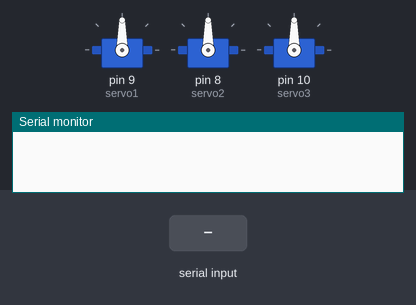
A sketch run on a simulated Arduino Uno, built with avr-gcc and run on an emulated ATmega328P. Shown: 3 × servo, the last lines printed to the serial monitor. The inputs (shaded band) are chosen by the test bench.

Above: at 1.2 s.
1.3 s: "1" received over Serial
At 1.8 s:
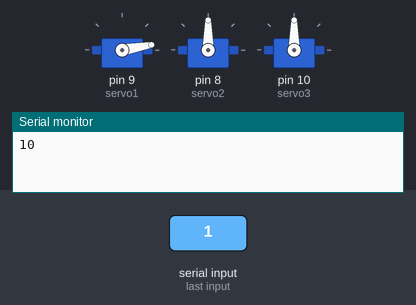
2.8 s: "w" received over Serial
At 4.0 s:
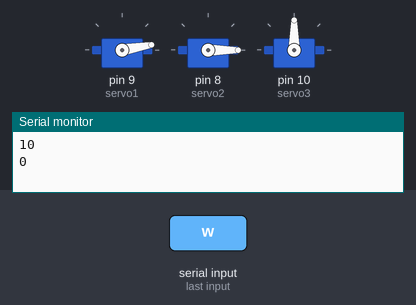
4.3 s: "a" received over Serial
At 5.3 s:
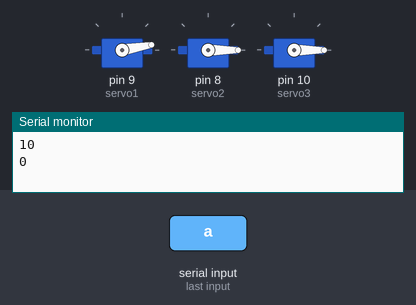
5.8 s: "1" received over Serial
At 6.5 s:
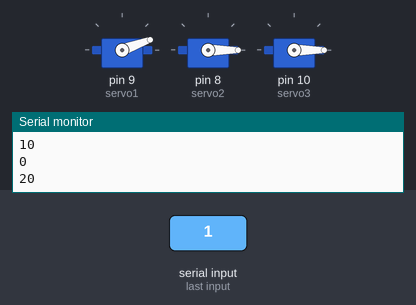
7.3 s: "s" received over Serial
At 7.6 s:
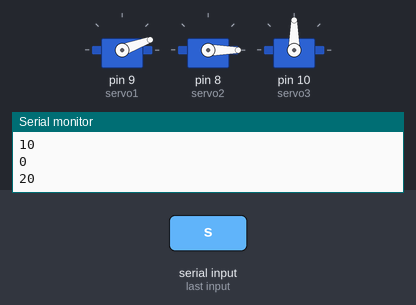
8.8 s: "2" received over Serial
At 10.0 s:
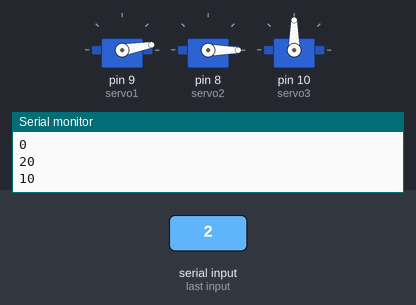
Timing chart, 0 to 11.3 s (numbered marks = the images above; inputs shaded):
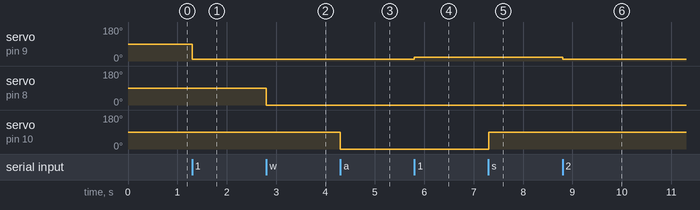

The sketch:

brazo_escuela_de_verano.ino
```cpp
#include <SoftwareSerial.h>
#include <Servo.h>

Servo servo1;
Servo servo2;
Servo servo3;

int anguloservo1;
int anguloservo2;

//SoftwareSerial HC12(2,3);

//bool estado1 = LOW;
//bool estado2 = LOW;

void setup() {
  Serial.begin(9600);             // Serial port to computer
//  HC12.begin(9600);               // Serial port to HC12

  servo1.attach(9);
  servo2.attach(8);
  servo3.attach(10);

//  pinMode(9,OUTPUT);
//  pinMode(8,OUTPUT);
}

void loop() {
if (Serial.available()) {

    char texto = Serial.read();
        switch (texto) {

  case '1':
    anguloservo1 = anguloservo1 + 10;
    anguloservo1 = constrain(anguloservo1,0,180);
    servo1.write(anguloservo1);
    Serial.println(anguloservo1);
    break;

  case '2':
    anguloservo1 = anguloservo1 - 10;
    anguloservo1 = constrain(anguloservo1,0,180);
    servo1.write(anguloservo1);
    Serial.println(anguloservo1);
    break;

  case 'q':
    anguloservo2 = anguloservo2 + 10;
    anguloservo2 = constrain(anguloservo2,0,180);
    servo2.write(anguloservo2);
    Serial.println(anguloservo2);
    break;

  case 'w':
    anguloservo2 = anguloservo2 - 10;
    anguloservo2 = constrain(anguloservo2,0,180);
    servo2.write(anguloservo2);
    Serial.println(anguloservo2);
    break;

  case 'a':
    servo3.write(0);
    break;

  case 's':
    servo3.write(90);
    break;
    }
   }
  }
```

Measured:
- after the input at 1.3 s, servo on pin 9 (servo1): 90° → 10° at once
- after the input at 2.8 s, servo on pin 8 (servo2): 90° → 0° at once
- after the input at 4.3 s, servo on pin 10 (servo3): 90° → 0° at once
- after the input at 5.8 s, servo on pin 9 (servo1): 10° → 20° at once
- after the input at 7.3 s, servo on pin 10 (servo3): 0° → 90° at once
- after the input at 8.8 s, servo on pin 9 (servo1): 20° → 10° at once
